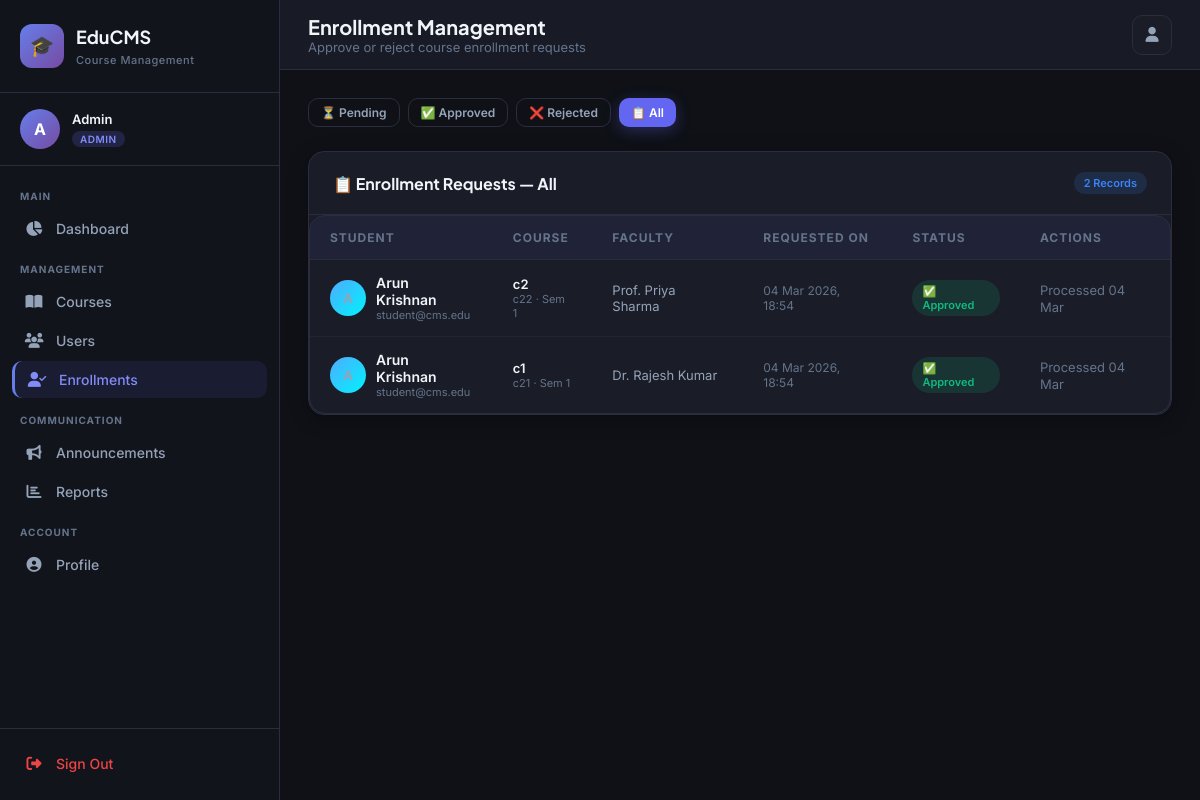
Screenshot of /admin/enrollments?status=all (signed in) with the database file from the repository.
### app.py (models this page shows)
class User(UserMixin, db.Model):
    __tablename__ = 'users'
    id = db.Column(db.Integer, primary_key=True)
    name = db.Column(db.String(100), nullable=False)
    email = db.Column(db.String(120), unique=True, nullable=False)
    password = db.Column(db.String(200), nullable=False)
    role = db.Column(db.String(20), nullable=False, default='student')  # admin/faculty/student
    phone = db.Column(db.String(20))
    department = db.Column(db.String(100))
    profile_pic = db.Column(db.String(200), default='default.png')
    is_active_account = db.Column(db.Boolean, default=True)
    created_at = db.Column(db.DateTime, default=datetime.utcnow)
    courses_taught = db.relationship('Course', backref='faculty', lazy=True, foreign_keys='Course.faculty_id')
    enrollments = db.relationship('Enrollment', backref='student', lazy=True, foreign_keys='Enrollment.student_id')

class Enrollment(db.Model):
    __tablename__ = 'enrollments'
    id = db.Column(db.Integer, primary_key=True)
    student_id = db.Column(db.Integer, db.ForeignKey('users.id'), nullable=False)
    course_id = db.Column(db.Integer, db.ForeignKey('courses.id'), nullable=False)
    status = db.Column(db.String(20), default='pending')  # pending/approved/rejected
    enrolled_at = db.Column(db.DateTime, default=datetime.utcnow)
    approved_at = db.Column(db.DateTime)

class Course(db.Model):
    __tablename__ = 'courses'
    id = db.Column(db.Integer, primary_key=True)
    name = db.Column(db.String(150), nullable=False)
    code = db.Column(db.String(20), unique=True, nullable=False)
    description = db.Column(db.Text)
    credits = db.Column(db.Integer, default=3)
    semester = db.Column(db.Integer, default=1)
    department = db.Column(db.String(100))
    faculty_id = db.Column(db.Integer, db.ForeignKey('users.id'))
    max_students = db.Column(db.Integer, default=60)
    is_active = db.Column(db.Boolean, default=True)
    created_at = db.Column(db.DateTime, default=datetime.utcnow)
    enrollments = db.relationship('Enrollment', backref='course', lazy=True)
    assignments = db.relationship('Assignment', backref='course', lazy=True)
    materials = db.relationship('Material', backref='course', lazy=True)
    exams = db.relationship('Exam', backref='course', lazy=True)

### app.py (the view)
@app.route('/admin/enrollments')
@login_required
def admin_enrollments():
    if current_user.role != 'admin': return redirect(url_for('index'))
    status_filter = request.args.get('status', 'pending')
    enrollments = db.session.query(Enrollment, User, Course)\
        .join(User, Enrollment.student_id == User.id)\
        .join(Course, Enrollment.course_id == Course.id)
    if status_filter != 'all':
        enrollments = enrollments.filter(Enrollment.status == status_filter)
    enrollments = enrollments.order_by(Enrollment.enrolled_at.desc()).all()
    return render_template('admin/enrollments.html', enrollments=enrollments, status_filter=status_filter)

### app.py (called while the page is built)
@login_manager.user_loader
def load_user(user_id):
    return User.query.get(int(user_id))

@app.context_processor
def inject_now():
    return {'now': datetime.utcnow().date()}

### templates/admin/enrollments.html (shortened to what this page needs)
{% extends "base.html" %}
{% block page_title %}Enrollment Management{% endblock %}
{% block page_subtitle %}Approve or reject course enrollment requests{% endblock %}
{% block content %}
<div style="display:flex;gap:8px;margin-bottom:24px;flex-wrap:wrap">
    <a href="/admin/enrollments?status=pending" class="btn {% if status_filter == 'pending' %}btn-warning{% else %}btn-outline{% endif %} btn-sm">
        ⏳ Pending
    </a>
    <a href="/admin/enrollments?status=approved" class="btn {% if status_filter == 'approved' %}btn-success{% else %}btn-outline{% endif %} btn-sm">
        ✅ Approved
    </a>
    <a href="/admin/enrollments?status=rejected" class="btn {% if status_filter == 'rejected' %}btn-danger{% else %}btn-outline{% endif %} btn-sm">
        ❌ Rejected
    </a>
    <a href="/admin/enrollments?status=all" class="btn {% if status_filter == 'all' %}btn-primary{% else %}btn-outline{% endif %} btn-sm">
        📋 All
    </a>
</div>
<div class="card">
    <div class="card-header">
        <span class="card-title">📋 Enrollment Requests — {{ status_filter|capitalize }}</span>
        <span class="badge badge-{% if status_filter == 'pending' %}warning{% elif status_filter == 'approved' %}success{% elif status_filter == 'rejected' %}danger{% else %}info{% endif %}">
            {{ enrollments|length }} Records
        </span>
    </div>
    <div class="table-container">
        <table>
            <thead>
                <tr>
                    <th>Student</th>
                    <th>Course</th>
                    <th>Faculty</th>
                    <th>Requested On</th>
                    <th>Status</th>
                    <th>Actions</th>
                </tr>
            </thead>
            <tbody>
                {% for enroll, student, course in enrollments %}
                <tr>
                    <td>
                        <div style="display:flex;align-items:center;gap:10px">
                            <div style="width:36px;height:36px;border-radius:50%;background:linear-gradient(135deg,#4facfe,#00f2fe);display:flex;align-items:center;justify-content:center;font-weight:700;font-size:13px;flex-shrink:0">
                            </div>
                            <div>
                                <div style="font-weight:600;color:#f1f5f9;font-size:14px">{{ student.name }}</div>
                                <div style="font-size:11px;color:#64748b">{{ student.email }}</div>
                            </div>
                        </div>
                    </td>
                    <td>
                        <div style="font-weight:600;color:#f1f5f9;font-size:13px">{{ course.name }}</div>
                        <div style="font-size:11px;color:#64748b">{{ course.code }} · Sem {{ course.semester }}</div>
                    </td>
                    <td style="font-size:13px;color:#94a3b8">
                        {% if course.faculty %}{{ course.faculty.name }}{% else %}Unassigned{% endif %}
                    </td>
                    <td style="font-size:12px;color:#64748b">{{ enroll.enrolled_at.strftime('%d %b %Y, %H:%M') }}</td>
                    <td>
                        <span class="badge badge-{% if enroll.status == 'approved' %}success{% elif enroll.status == 'rejected' %}danger{% else %}warning{% endif %}">
                            {% if enroll.status == 'approved' %}✅{% elif enroll.status == 'rejected' %}❌{% else %}⏳{% endif %}
                            {{ enroll.status|capitalize }}
                        </span>
                    </td>
                    <td>
                        {% if enroll.status == 'pending' %}
                        <div style="display:flex;gap:6px">
                            <form method="POST" action="/admin/enrollments/{{ enroll.id }}/approve">
                                <button type="submit" class="btn btn-success btn-sm">
                                    <i class="fas fa-check"></i> Approve
                                </button>
                            </form>
                            <form method="POST" action="/admin/enrollments/{{ enroll.id }}/reject">
                                <button type="submit" class="btn btn-danger btn-sm">
                                    <i class="fas fa-times"></i> Reject
                                </button>
                            </form>
                        </div>
                        {% else %}
                        <span class="text-muted text-sm">
                            {% if enroll.approved_at %}
                                Processed {{ enroll.approved_at.strftime('%d %b') }}
                            {% else %}
                                Processed
                            {% endif %}
                        </span>
                        {% endif %}
                    </td>
                </tr>
                {% endfor %}
            </tbody>
        </table>
    </div>
</div>
{% endblock %}

### templates/base.html (shortened to what this page needs)
<!DOCTYPE html>
<html lang="en">
<head>
    <link rel="stylesheet" href="https://cdnjs.cloudflare.com/ajax/libs/font-awesome/6.5.0/css/all.min.css">
</head>
<body>
{% if current_user.is_authenticated %}
<aside class="sidebar" id="sidebar">
    <div class="sidebar-brand">
        <div class="brand-icon">🎓</div>
        <div class="brand-text">
            <h1>EduCMS</h1>
            <span>Course Management</span>
        </div>
    </div>
    <div class="sidebar-user">
        <div class="user-avatar" style="background:
            {% if current_user.role == 'admin' %}var(--admin-gradient)
            {% elif current_user.role == 'faculty' %}var(--faculty-gradient)
            {% else %}var(--student-gradient){% endif %}">
            {{ current_user.name[0].upper() }}
        </div>
        <div class="user-info">
            <h4>{{ current_user.name.split(' ')[0] }}</h4>
            <span class="role-badge badge-{{ current_user.role }}">{{ current_user.role }}</span>
        </div>
    </div>
    <nav class="sidebar-nav">
        {% if current_user.role == 'admin' %}
        <div class="nav-section">
            <div class="nav-section-label">Main</div>
            <a href="/admin/dashboard" class="nav-item {% if request.path == '/admin/dashboard' %}active{% endif %}">
                <i class="fas fa-chart-pie"></i> Dashboard
            </a>
        </div>
        <div class="nav-section">
            <div class="nav-section-label">Management</div>
            <a href="/admin/courses" class="nav-item {% if '/admin/courses' in request.path %}active{% endif %}">
                <i class="fas fa-book-open"></i> Courses
            </a>
            <a href="/admin/users" class="nav-item {% if '/admin/users' in request.path %}active{% endif %}">
                <i class="fas fa-users"></i> Users
            </a>
            <a href="/admin/enrollments" class="nav-item {% if '/admin/enrollments' in request.path %}active{% endif %}">
                <i class="fas fa-user-check"></i> Enrollments
            </a>
        </div>
        <div class="nav-section">
            <div class="nav-section-label">Communication</div>
            <a href="/admin/announcements" class="nav-item {% if '/admin/announcements' in request.path %}active{% endif %}">
                <i class="fas fa-bullhorn"></i> Announcements
            </a>
            <a href="/admin/reports" class="nav-item {% if '/admin/reports' in request.path %}active{% endif %}">
                <i class="fas fa-chart-bar"></i> Reports
            </a>
        </div>
        {% endif %}
        <div class="nav-section">
            <div class="nav-section-label">Account</div>
            <a href="/profile" class="nav-item {% if request.path == '/profile' %}active{% endif %}">
                <i class="fas fa-user-circle"></i> Profile
            </a>
        </div>
    </nav>
    <div class="sidebar-footer">
        <a href="/logout" class="nav-item" style="color: #ef4444;">
            <i class="fas fa-sign-out-alt"></i> Sign Out
        </a>
    </div>
</aside>
<main class="main-content">
    <header class="header">
        <div class="header-left">
            <div>
                <div class="page-title">{% block page_title %}Dashboard{% endblock %}</div>
                <div class="page-subtitle">{% block page_subtitle %}{% endblock %}</div>
            </div>
        </div>
        <div class="header-right">
            <a href="/profile" class="header-btn" title="Profile">
                <i class="fas fa-user"></i>
            </a>
        </div>
    </header>
    <div class="page-content">
        {% block content %}{% endblock %}
    </div>
</main>
{% else %}
{% block auth_content %}{% endblock %}
{% endif %}
</body>
</html>

### rows the page displays
User: name "A", name "Admin", role "ADMIN"
Enrollment: name "Arun Krishnan", email "student@cms.edu", name "c2", code "c22", semester "1", faculty.name "Prof. Priya Sharma", enrolled_at "04 Mar 2026, 18:54", status "Approved", approved_at "04 Mar"
Enrollment: name "Arun Krishnan", email "student@cms.edu", name "c1", code "c21", semester "1", faculty.name "Dr. Rajesh Kumar", enrolled_at "04 Mar 2026, 18:54", status "Approved", approved_at "04 Mar"

### other values shown
{{ status_filter|capitalize }} "All"
{{ enrollments|length }} "2"
